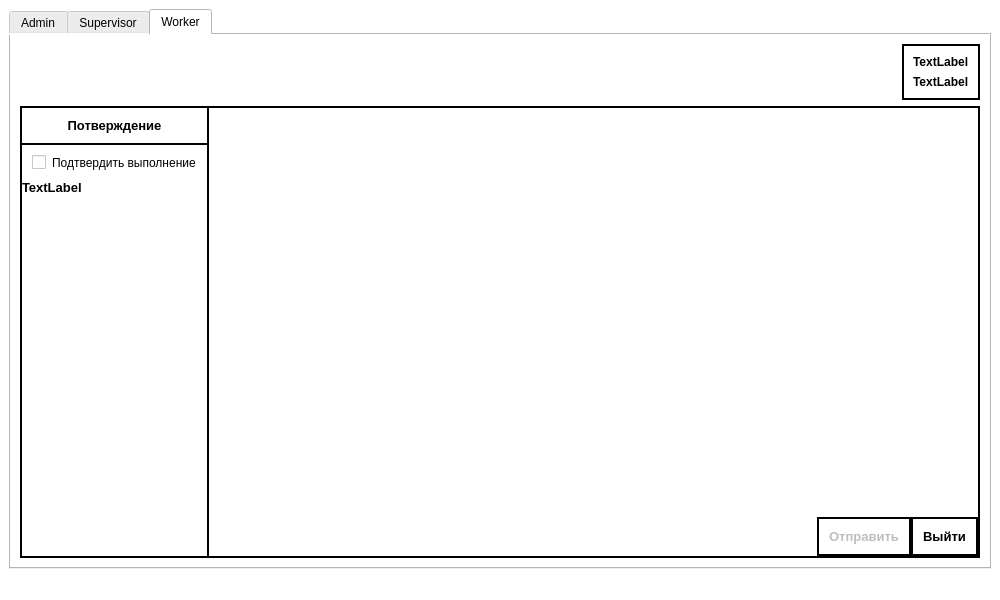
<?xml version="1.0" encoding="UTF-8"?>
<ui version="4.0">
 <class>MainWindow</class>
 <widget class="QMainWindow" name="MainWindow">
  <property name="geometry">
   <rect>
    <x>0</x>
    <y>0</y>
    <width>1000</width>
    <height>600</height>
   </rect>
  </property>
  <property name="minimumSize">
   <size>
    <width>1000</width>
    <height>500</height>
   </size>
  </property>
  <property name="windowTitle">
   <string>Учёт рабочего времени</string>
  </property>
  <property name="styleSheet">
   <string notr="true">background-color:white;</string>
  </property>
  <widget class="QWidget" name="centralwidget">
   <layout class="QVBoxLayout" name="verticalLayout_2">
    <item>
     <widget class="QTabWidget" name="tabs">
      <property name="styleSheet">
       <string notr="true"/>
      </property>
      <property name="currentIndex">
       <number>2</number>
      </property>
      <widget class="QWidget" name="tabAdmin">
       <property name="styleSheet">
        <string notr="true">border:2px solid orange;</string>
       </property>
       <attribute name="title">
        <string>Admin</string>
       </attribute>
       <layout class="QVBoxLayout" name="verticalLayout_7">
        <property name="spacing">
         <number>0</number>
        </property>
        <property name="leftMargin">
         <number>0</number>
        </property>
        <property name="topMargin">
         <number>0</number>
        </property>
        <property name="rightMargin">
         <number>0</number>
        </property>
        <property name="bottomMargin">
         <number>0</number>
        </property>
        <item>
         <layout class="QHBoxLayout" name="horizontalLayout">
          <item>
           <spacer name="horizontalSpacer">
            <property name="orientation">
             <enum>Qt::Horizontal</enum>
            </property>
            <property name="sizeHint" stdset="0">
             <size>
              <width>40</width>
              <height>20</height>
             </size>
            </property>
           </spacer>
          </item>
          <item>
           <widget class="QFrame" name="frame_3">
            <property name="styleSheet">
             <string notr="true">margin-top:2px;
margin-right:2px;
border-right:none;
border-top:none;
border-left:2px solid red;
border-bottom:2px solid red;</string>
            </property>
            <property name="frameShape">
             <enum>QFrame::StyledPanel</enum>
            </property>
            <property name="frameShadow">
             <enum>QFrame::Raised</enum>
            </property>
            <layout class="QVBoxLayout" name="verticalLayout_3">
             <item>
              <widget class="QLabel" name="name">
               <property name="font">
                <font>
                 <weight>75</weight>
                 <bold>true</bold>
                </font>
               </property>
               <property name="styleSheet">
                <string notr="true">border:none;</string>
               </property>
               <property name="text">
                <string>TextLabel</string>
               </property>
              </widget>
             </item>
             <item>
              <widget class="QLabel" name="id">
               <property name="font">
                <font>
                 <weight>75</weight>
                 <bold>true</bold>
                </font>
               </property>
               <property name="styleSheet">
                <string notr="true">border:none;</string>
               </property>
               <property name="text">
                <string>TextLabel</string>
               </property>
              </widget>
             </item>
            </layout>
           </widget>
          </item>
         </layout>
        </item>
        <item>
         <widget class="QFrame" name="frame_2">
          <property name="styleSheet">
           <string notr="true">border-color:red;</string>
          </property>
          <property name="frameShape">
           <enum>QFrame::StyledPanel</enum>
          </property>
          <property name="frameShadow">
           <enum>QFrame::Raised</enum>
          </property>
          <layout class="QHBoxLayout" name="horizontalLayout_3">
           <item>
            <widget class="QFrame" name="frame">
             <property name="styleSheet">
              <string notr="true">border:none;</string>
             </property>
             <property name="frameShape">
              <enum>QFrame::StyledPanel</enum>
             </property>
             <property name="frameShadow">
              <enum>QFrame::Raised</enum>
             </property>
             <layout class="QVBoxLayout" name="verticalLayout_6">
              <property name="spacing">
               <number>1</number>
              </property>
              <property name="leftMargin">
               <number>0</number>
              </property>
              <property name="topMargin">
               <number>0</number>
              </property>
              <property name="rightMargin">
               <number>0</number>
              </property>
              <property name="bottomMargin">
               <number>0</number>
              </property>
              <item>
               <widget class="QPushButton" name="createTask">
                <property name="font">
                 <font>
                  <pointsize>10</pointsize>
                  <weight>75</weight>
                  <bold>true</bold>
                 </font>
                </property>
                <property name="styleSheet">
                 <string notr="true">border: 2px solid #03fc07;
padding:10px;</string>
                </property>
                <property name="text">
                 <string>Создать задачи</string>
                </property>
               </widget>
              </item>
              <item>
               <widget class="QPushButton" name="sortTask">
                <property name="font">
                 <font>
                  <pointsize>10</pointsize>
                  <weight>75</weight>
                  <bold>true</bold>
                 </font>
                </property>
                <property name="styleSheet">
                 <string notr="true">border: 2px solid #03fc07;
padding:10px;</string>
                </property>
                <property name="text">
                 <string>Сортировка задач</string>
                </property>
               </widget>
              </item>
              <item>
               <widget class="QPushButton" name="Reports">
                <property name="font">
                 <font>
                  <pointsize>10</pointsize>
                  <weight>75</weight>
                  <bold>true</bold>
                 </font>
                </property>
                <property name="styleSheet">
                 <string notr="true">border: 2px solid #03fc07;
padding:10px;</string>
                </property>
                <property name="text">
                 <string>Отчёты</string>
                </property>
               </widget>
              </item>
              <item>
               <spacer name="verticalSpacer">
                <property name="orientation">
                 <enum>Qt::Vertical</enum>
                </property>
                <property name="sizeHint" stdset="0">
                 <size>
                  <width>20</width>
                  <height>309</height>
                 </size>
                </property>
               </spacer>
              </item>
             </layout>
            </widget>
           </item>
           <item>
            <layout class="QVBoxLayout" name="verticalLayout" stretch="0,10">
             <item>
              <layout class="QHBoxLayout" name="horizontalLayout_2">
               <item>
                <spacer name="horizontalSpacer_2">
                 <property name="orientation">
                  <enum>Qt::Horizontal</enum>
                 </property>
                 <property name="sizeHint" stdset="0">
                  <size>
                   <width>40</width>
                   <height>20</height>
                  </size>
                 </property>
                </spacer>
               </item>
               <item>
                <widget class="QPushButton" name="exit">
                 <property name="font">
                  <font>
                   <weight>75</weight>
                   <bold>true</bold>
                  </font>
                 </property>
                 <property name="styleSheet">
                  <string notr="true">padding:5px;</string>
                 </property>
                 <property name="text">
                  <string>Выйти</string>
                 </property>
                </widget>
               </item>
              </layout>
             </item>
             <item>
              <widget class="QFrame" name="frame_4">
               <property name="styleSheet">
                <string notr="true">border: 2px solid gray;
background-color: #fcba03;</string>
               </property>
               <property name="frameShape">
                <enum>QFrame::StyledPanel</enum>
               </property>
               <property name="frameShadow">
                <enum>QFrame::Raised</enum>
               </property>
               <layout class="QVBoxLayout" name="verticalLayout_8">
                <item>
                 <spacer name="verticalSpacer_2">
                  <property name="orientation">
                   <enum>Qt::Vertical</enum>
                  </property>
                  <property name="sizeHint" stdset="0">
                   <size>
                    <width>20</width>
                    <height>171</height>
                   </size>
                  </property>
                 </spacer>
                </item>
                <item>
                 <widget class="QLabel" name="label">
                  <property name="font">
                   <font>
                    <pointsize>10</pointsize>
                    <weight>75</weight>
                    <bold>true</bold>
                   </font>
                  </property>
                  <property name="styleSheet">
                   <string notr="true">color:blue;
border:none;</string>
                  </property>
                  <property name="text">
                   <string>Здравствуйте!!! Добро пожаловать на платформу</string>
                  </property>
                  <property name="alignment">
                   <set>Qt::AlignCenter</set>
                  </property>
                 </widget>
                </item>
                <item>
                 <spacer name="verticalSpacer_3">
                  <property name="orientation">
                   <enum>Qt::Vertical</enum>
                  </property>
                  <property name="sizeHint" stdset="0">
                   <size>
                    <width>20</width>
                    <height>171</height>
                   </size>
                  </property>
                 </spacer>
                </item>
               </layout>
              </widget>
             </item>
            </layout>
           </item>
          </layout>
         </widget>
        </item>
       </layout>
      </widget>
      <widget class="QWidget" name="tabSupervisor">
       <property name="styleSheet">
        <string notr="true">border:2px solid black;

background-color: #3273a8;</string>
       </property>
       <attribute name="title">
        <string>Supervisor</string>
       </attribute>
       <layout class="QVBoxLayout" name="verticalLayout_5" stretch="0,10">
        <property name="spacing">
         <number>0</number>
        </property>
        <property name="leftMargin">
         <number>0</number>
        </property>
        <property name="topMargin">
         <number>0</number>
        </property>
        <property name="rightMargin">
         <number>0</number>
        </property>
        <property name="bottomMargin">
         <number>0</number>
        </property>
        <item>
         <layout class="QHBoxLayout" name="horizontalLayout_9">
          <item>
           <spacer name="horizontalSpacer_6">
            <property name="orientation">
             <enum>Qt::Horizontal</enum>
            </property>
            <property name="sizeHint" stdset="0">
             <size>
              <width>40</width>
              <height>20</height>
             </size>
            </property>
           </spacer>
          </item>
          <item>
           <widget class="QFrame" name="frame_15">
            <property name="styleSheet">
             <string notr="true">background-color:white;
color:blue;</string>
            </property>
            <property name="frameShape">
             <enum>QFrame::StyledPanel</enum>
            </property>
            <property name="frameShadow">
             <enum>QFrame::Raised</enum>
            </property>
            <layout class="QVBoxLayout" name="verticalLayout_16">
             <item>
              <widget class="QLabel" name="name2">
               <property name="font">
                <font>
                 <weight>75</weight>
                 <bold>true</bold>
                </font>
               </property>
               <property name="styleSheet">
                <string notr="true">border:none;</string>
               </property>
               <property name="text">
                <string>TextLabel</string>
               </property>
              </widget>
             </item>
             <item>
              <widget class="QLabel" name="id2">
               <property name="font">
                <font>
                 <weight>75</weight>
                 <bold>true</bold>
                </font>
               </property>
               <property name="styleSheet">
                <string notr="true">border:none;</string>
               </property>
               <property name="text">
                <string>TextLabel</string>
               </property>
              </widget>
             </item>
            </layout>
           </widget>
          </item>
         </layout>
        </item>
        <item>
         <widget class="QFrame" name="frame_9">
          <property name="styleSheet">
           <string notr="true">border-top:none;</string>
          </property>
          <property name="frameShape">
           <enum>QFrame::StyledPanel</enum>
          </property>
          <property name="frameShadow">
           <enum>QFrame::Raised</enum>
          </property>
          <layout class="QVBoxLayout" name="verticalLayout_4" stretch="10">
           <property name="spacing">
            <number>0</number>
           </property>
           <property name="leftMargin">
            <number>0</number>
           </property>
           <property name="topMargin">
            <number>0</number>
           </property>
           <property name="rightMargin">
            <number>0</number>
           </property>
           <property name="bottomMargin">
            <number>0</number>
           </property>
           <item>
            <widget class="QFrame" name="frame_14">
             <property name="styleSheet">
              <string notr="true">border: 2px solid black;
margin:20px;
margin-top:5px;
background-color:gray;</string>
             </property>
             <property name="frameShape">
              <enum>QFrame::StyledPanel</enum>
             </property>
             <property name="frameShadow">
              <enum>QFrame::Raised</enum>
             </property>
             <layout class="QVBoxLayout" name="verticalLayout_9">
              <item>
               <layout class="QHBoxLayout" name="horizontalLayout_5">
                <item>
                 <widget class="QPushButton" name="manageTasks">
                  <property name="font">
                   <font>
                    <pointsize>10</pointsize>
                    <weight>75</weight>
                    <bold>true</bold>
                   </font>
                  </property>
                  <property name="styleSheet">
                   <string notr="true">border:2px solid orange;
background-color:white;
color:blue;
padding:10px;</string>
                  </property>
                  <property name="text">
                   <string>Раздать задачи</string>
                  </property>
                 </widget>
                </item>
                <item>
                 <widget class="QPushButton" name="pushButton_2">
                  <property name="font">
                   <font>
                    <pointsize>10</pointsize>
                    <weight>75</weight>
                    <bold>true</bold>
                   </font>
                  </property>
                  <property name="styleSheet">
                   <string notr="true">border:2px solid orange;
background-color:white;
color:blue;
padding:10px;</string>
                  </property>
                  <property name="text">
                   <string>Отчёты</string>
                  </property>
                 </widget>
                </item>
                <item>
                 <spacer name="horizontalSpacer_3">
                  <property name="orientation">
                   <enum>Qt::Horizontal</enum>
                  </property>
                  <property name="sizeHint" stdset="0">
                   <size>
                    <width>40</width>
                    <height>20</height>
                   </size>
                  </property>
                 </spacer>
                </item>
                <item>
                 <widget class="QPushButton" name="exit2">
                  <property name="font">
                   <font>
                    <pointsize>10</pointsize>
                    <weight>75</weight>
                    <bold>true</bold>
                   </font>
                  </property>
                  <property name="styleSheet">
                   <string notr="true">border:2px solid orange;
background-color:white;
color:blue;
padding:10px;</string>
                  </property>
                  <property name="text">
                   <string>Выйти</string>
                  </property>
                 </widget>
                </item>
               </layout>
              </item>
              <item>
               <spacer name="verticalSpacer_4">
                <property name="orientation">
                 <enum>Qt::Vertical</enum>
                </property>
                <property name="sizeHint" stdset="0">
                 <size>
                  <width>20</width>
                  <height>334</height>
                 </size>
                </property>
               </spacer>
              </item>
             </layout>
            </widget>
           </item>
          </layout>
         </widget>
        </item>
       </layout>
      </widget>
      <widget class="QWidget" name="tabWorker">
       <attribute name="title">
        <string>Worker</string>
       </attribute>
       <layout class="QVBoxLayout" name="verticalLayout_12">
        <item>
         <layout class="QHBoxLayout" name="horizontalLayout_10">
          <item>
           <spacer name="horizontalSpacer_5">
            <property name="orientation">
             <enum>Qt::Horizontal</enum>
            </property>
            <property name="sizeHint" stdset="0">
             <size>
              <width>40</width>
              <height>20</height>
             </size>
            </property>
           </spacer>
          </item>
          <item>
           <widget class="QFrame" name="frame_17">
            <property name="styleSheet">
             <string notr="true">background-color:white;
border:2px solid black;</string>
            </property>
            <property name="frameShape">
             <enum>QFrame::StyledPanel</enum>
            </property>
            <property name="frameShadow">
             <enum>QFrame::Raised</enum>
            </property>
            <layout class="QVBoxLayout" name="verticalLayout_17">
             <item>
              <widget class="QLabel" name="name3">
               <property name="font">
                <font>
                 <weight>75</weight>
                 <bold>true</bold>
                </font>
               </property>
               <property name="styleSheet">
                <string notr="true">border:none;</string>
               </property>
               <property name="text">
                <string>TextLabel</string>
               </property>
              </widget>
             </item>
             <item>
              <widget class="QLabel" name="id3">
               <property name="font">
                <font>
                 <weight>75</weight>
                 <bold>true</bold>
                </font>
               </property>
               <property name="styleSheet">
                <string notr="true">border:none;</string>
               </property>
               <property name="text">
                <string>TextLabel</string>
               </property>
              </widget>
             </item>
            </layout>
           </widget>
          </item>
         </layout>
        </item>
        <item>
         <layout class="QHBoxLayout" name="horizontalLayout_6">
          <property name="spacing">
           <number>0</number>
          </property>
          <item>
           <widget class="QFrame" name="frame_10">
            <property name="styleSheet">
             <string notr="true">border:2px solid black;</string>
            </property>
            <property name="frameShape">
             <enum>QFrame::StyledPanel</enum>
            </property>
            <property name="frameShadow">
             <enum>QFrame::Raised</enum>
            </property>
            <layout class="QVBoxLayout" name="verticalLayout_10">
             <property name="spacing">
              <number>0</number>
             </property>
             <property name="leftMargin">
              <number>0</number>
             </property>
             <property name="topMargin">
              <number>0</number>
             </property>
             <property name="rightMargin">
              <number>0</number>
             </property>
             <property name="bottomMargin">
              <number>0</number>
             </property>
             <item>
              <widget class="QPushButton" name="accept">
               <property name="font">
                <font>
                 <pointsize>10</pointsize>
                 <weight>75</weight>
                 <bold>true</bold>
                </font>
               </property>
               <property name="styleSheet">
                <string notr="true">border:none;
border-bottom:2px solid black;
background-color:white;
padding:10px;</string>
               </property>
               <property name="text">
                <string>Потверждение</string>
               </property>
              </widget>
             </item>
             <item>
              <widget class="QCheckBox" name="checkAccept">
               <property name="styleSheet">
                <string notr="true">border:none;
background-color:white;
padding:10px;</string>
               </property>
               <property name="text">
                <string>Подтвердить выполнение</string>
               </property>
              </widget>
             </item>
             <item>
              <widget class="QLabel" name="task">
               <property name="font">
                <font>
                 <pointsize>10</pointsize>
                 <weight>75</weight>
                 <bold>true</bold>
                </font>
               </property>
               <property name="styleSheet">
                <string notr="true">border:none;</string>
               </property>
               <property name="text">
                <string>TextLabel</string>
               </property>
              </widget>
             </item>
             <item>
              <spacer name="verticalSpacer_5">
               <property name="orientation">
                <enum>Qt::Vertical</enum>
               </property>
               <property name="sizeHint" stdset="0">
                <size>
                 <width>20</width>
                 <height>356</height>
                </size>
               </property>
              </spacer>
             </item>
            </layout>
           </widget>
          </item>
          <item>
           <widget class="QFrame" name="frame_16">
            <property name="styleSheet">
             <string notr="true">border: 2px solid black;
border-left:none;
</string>
            </property>
            <property name="frameShape">
             <enum>QFrame::StyledPanel</enum>
            </property>
            <property name="frameShadow">
             <enum>QFrame::Raised</enum>
            </property>
            <layout class="QVBoxLayout" name="verticalLayout_11">
             <property name="spacing">
              <number>0</number>
             </property>
             <property name="leftMargin">
              <number>0</number>
             </property>
             <property name="topMargin">
              <number>0</number>
             </property>
             <property name="rightMargin">
              <number>0</number>
             </property>
             <property name="bottomMargin">
              <number>0</number>
             </property>
             <item>
              <widget class="QTextEdit" name="result">
               <property name="styleSheet">
                <string notr="true">border:none;</string>
               </property>
              </widget>
             </item>
             <item>
              <layout class="QHBoxLayout" name="horizontalLayout_4">
               <item>
                <spacer name="horizontalSpacer_4">
                 <property name="orientation">
                  <enum>Qt::Horizontal</enum>
                 </property>
                 <property name="sizeHint" stdset="0">
                  <size>
                   <width>40</width>
                   <height>20</height>
                  </size>
                 </property>
                </spacer>
               </item>
               <item>
                <widget class="QPushButton" name="send">
                 <property name="enabled">
                  <bool>false</bool>
                 </property>
                 <property name="font">
                  <font>
                   <pointsize>10</pointsize>
                   <weight>75</weight>
                   <bold>true</bold>
                  </font>
                 </property>
                 <property name="styleSheet">
                  <string notr="true">border:2px solid black;
background-color:white;
padding:10px;</string>
                 </property>
                 <property name="text">
                  <string>Отправить</string>
                 </property>
                </widget>
               </item>
               <item>
                <widget class="QPushButton" name="exit3">
                 <property name="font">
                  <font>
                   <pointsize>10</pointsize>
                   <weight>75</weight>
                   <bold>true</bold>
                  </font>
                 </property>
                 <property name="styleSheet">
                  <string notr="true">border:2px solid black;
background-color:white;
padding:10px;</string>
                 </property>
                 <property name="text">
                  <string>Выйти</string>
                 </property>
                </widget>
               </item>
              </layout>
             </item>
            </layout>
           </widget>
          </item>
         </layout>
        </item>
       </layout>
      </widget>
     </widget>
    </item>
   </layout>
  </widget>
  <widget class="QMenuBar" name="menubar">
   <property name="geometry">
    <rect>
     <x>0</x>
     <y>0</y>
     <width>1000</width>
     <height>21</height>
    </rect>
   </property>
  </widget>
  <widget class="QStatusBar" name="statusbar"/>
 </widget>
 <resources/>
 <connections/>
</ui>
